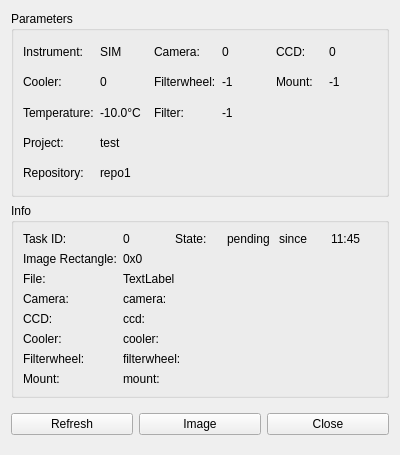
<?xml version="1.0" encoding="UTF-8"?>
<ui version="4.0">
 <class>snowgui::taskinfowidget</class>
 <widget class="QWidget" name="snowgui::taskinfowidget">
  <property name="geometry">
   <rect>
    <x>0</x>
    <y>0</y>
    <width>400</width>
    <height>455</height>
   </rect>
  </property>
  <property name="windowTitle">
   <string>Form</string>
  </property>
  <layout class="QVBoxLayout" name="verticalLayout">
   <item>
    <widget class="QGroupBox" name="parameterGroup">
     <property name="title">
      <string>Parameters</string>
     </property>
     <layout class="QGridLayout" name="gridLayout_2">
      <item row="3" column="1" colspan="5">
       <widget class="QLabel" name="projectField">
        <property name="text">
         <string>test</string>
        </property>
       </widget>
      </item>
      <item row="1" column="2">
       <widget class="QLabel" name="filterwheelLabel">
        <property name="text">
         <string>Filterwheel:</string>
        </property>
       </widget>
      </item>
      <item row="0" column="5">
       <widget class="QLabel" name="ccdField">
        <property name="text">
         <string>0</string>
        </property>
       </widget>
      </item>
      <item row="0" column="3">
       <widget class="QLabel" name="cameraField">
        <property name="text">
         <string>0</string>
        </property>
       </widget>
      </item>
      <item row="2" column="3">
       <widget class="QLabel" name="filterField">
        <property name="text">
         <string>-1</string>
        </property>
       </widget>
      </item>
      <item row="3" column="0">
       <widget class="QLabel" name="projectLabel">
        <property name="text">
         <string>Project:</string>
        </property>
       </widget>
      </item>
      <item row="2" column="0">
       <widget class="QLabel" name="temperatureLabel">
        <property name="text">
         <string>Temperature:</string>
        </property>
       </widget>
      </item>
      <item row="0" column="1">
       <widget class="QLabel" name="instrumentField">
        <property name="text">
         <string>SIM</string>
        </property>
       </widget>
      </item>
      <item row="1" column="5">
       <widget class="QLabel" name="mountField">
        <property name="text">
         <string>-1</string>
        </property>
       </widget>
      </item>
      <item row="1" column="4">
       <widget class="QLabel" name="mountLabel">
        <property name="text">
         <string>Mount:</string>
        </property>
       </widget>
      </item>
      <item row="1" column="3">
       <widget class="QLabel" name="filterwheelField">
        <property name="text">
         <string>-1</string>
        </property>
       </widget>
      </item>
      <item row="1" column="0">
       <widget class="QLabel" name="coolerLabel">
        <property name="text">
         <string>Cooler:</string>
        </property>
       </widget>
      </item>
      <item row="2" column="2">
       <widget class="QLabel" name="filterLabel">
        <property name="text">
         <string>Filter:</string>
        </property>
       </widget>
      </item>
      <item row="0" column="0">
       <widget class="QLabel" name="instrumentLabel">
        <property name="text">
         <string>Instrument:</string>
        </property>
       </widget>
      </item>
      <item row="2" column="1">
       <widget class="QLabel" name="temperatureField">
        <property name="text">
         <string>-10.0°C</string>
        </property>
       </widget>
      </item>
      <item row="0" column="4">
       <widget class="QLabel" name="ccdLabel">
        <property name="text">
         <string>CCD:</string>
        </property>
       </widget>
      </item>
      <item row="0" column="2">
       <widget class="QLabel" name="cameraLabel">
        <property name="text">
         <string>Camera:</string>
        </property>
       </widget>
      </item>
      <item row="1" column="1">
       <widget class="QLabel" name="coolerField">
        <property name="text">
         <string>0</string>
        </property>
       </widget>
      </item>
      <item row="4" column="0">
       <widget class="QLabel" name="repositoryLabel">
        <property name="text">
         <string>Repository:</string>
        </property>
       </widget>
      </item>
      <item row="4" column="1" colspan="5">
       <widget class="QLabel" name="repositoryField">
        <property name="text">
         <string>repo1</string>
        </property>
       </widget>
      </item>
     </layout>
    </widget>
   </item>
   <item>
    <widget class="QGroupBox" name="infoGroup">
     <property name="title">
      <string>Info</string>
     </property>
     <layout class="QGridLayout" name="gridLayout">
      <item row="0" column="3">
       <widget class="QLabel" name="stateField">
        <property name="text">
         <string>pending</string>
        </property>
       </widget>
      </item>
      <item row="3" column="0">
       <widget class="QLabel" name="cameraurlLabel">
        <property name="text">
         <string>Camera:</string>
        </property>
       </widget>
      </item>
      <item row="4" column="0">
       <widget class="QLabel" name="ccdurlLabel">
        <property name="text">
         <string>CCD:</string>
        </property>
       </widget>
      </item>
      <item row="6" column="0">
       <widget class="QLabel" name="filterwheelurlLabel">
        <property name="text">
         <string>Filterwheel:</string>
        </property>
       </widget>
      </item>
      <item row="5" column="0">
       <widget class="QLabel" name="coolerurlLabel">
        <property name="text">
         <string>Cooler:</string>
        </property>
       </widget>
      </item>
      <item row="0" column="4">
       <widget class="QLabel" name="lastchangeLabel">
        <property name="text">
         <string>since</string>
        </property>
       </widget>
      </item>
      <item row="3" column="1" colspan="5">
       <widget class="QLabel" name="cameraurlField">
        <property name="text">
         <string>camera:</string>
        </property>
       </widget>
      </item>
      <item row="0" column="5">
       <widget class="QLabel" name="lastchangeField">
        <property name="text">
         <string>11:45</string>
        </property>
       </widget>
      </item>
      <item row="0" column="2">
       <widget class="QLabel" name="stateLabel">
        <property name="text">
         <string>State:</string>
        </property>
       </widget>
      </item>
      <item row="7" column="0">
       <widget class="QLabel" name="mounturlLabel">
        <property name="text">
         <string>Mount:</string>
        </property>
       </widget>
      </item>
      <item row="2" column="1" colspan="5">
       <widget class="QLabel" name="filenameField">
        <property name="text">
         <string>TextLabel</string>
        </property>
       </widget>
      </item>
      <item row="2" column="0">
       <widget class="QLabel" name="filenameLabel">
        <property name="text">
         <string>File:</string>
        </property>
       </widget>
      </item>
      <item row="7" column="1" colspan="5">
       <widget class="QLabel" name="mounturlField">
        <property name="text">
         <string>mount:</string>
        </property>
       </widget>
      </item>
      <item row="5" column="1" colspan="5">
       <widget class="QLabel" name="coolerurlField">
        <property name="text">
         <string>cooler:</string>
        </property>
       </widget>
      </item>
      <item row="4" column="1" colspan="5">
       <widget class="QLabel" name="ccdurlField">
        <property name="text">
         <string>ccd:</string>
        </property>
       </widget>
      </item>
      <item row="0" column="0">
       <widget class="QLabel" name="taskidLabel">
        <property name="text">
         <string>Task ID:</string>
        </property>
       </widget>
      </item>
      <item row="6" column="1" colspan="5">
       <widget class="QLabel" name="filterwheelurlField">
        <property name="text">
         <string>filterwheel:</string>
        </property>
       </widget>
      </item>
      <item row="0" column="1">
       <widget class="QLabel" name="taskidField">
        <property name="text">
         <string>0</string>
        </property>
       </widget>
      </item>
      <item row="1" column="0">
       <widget class="QLabel" name="imagerectangleLabel">
        <property name="text">
         <string>Image Rectangle:</string>
        </property>
       </widget>
      </item>
      <item row="1" column="1" colspan="5">
       <widget class="QLabel" name="imagerectangleField">
        <property name="text">
         <string>0x0</string>
        </property>
       </widget>
      </item>
     </layout>
    </widget>
   </item>
   <item>
    <widget class="QWidget" name="buttonArea" native="true">
     <property name="maximumSize">
      <size>
       <width>16777215</width>
       <height>40</height>
      </size>
     </property>
     <layout class="QHBoxLayout" name="horizontalLayout">
      <property name="leftMargin">
       <number>0</number>
      </property>
      <property name="topMargin">
       <number>0</number>
      </property>
      <property name="rightMargin">
       <number>0</number>
      </property>
      <property name="bottomMargin">
       <number>0</number>
      </property>
      <item>
       <widget class="QPushButton" name="refreshButton">
        <property name="text">
         <string>Refresh</string>
        </property>
       </widget>
      </item>
      <item>
       <widget class="QPushButton" name="imageButton">
        <property name="text">
         <string>Image</string>
        </property>
       </widget>
      </item>
      <item>
       <widget class="QPushButton" name="closeButton">
        <property name="text">
         <string>Close</string>
        </property>
       </widget>
      </item>
     </layout>
    </widget>
   </item>
  </layout>
 </widget>
 <resources/>
 <connections/>
</ui>
